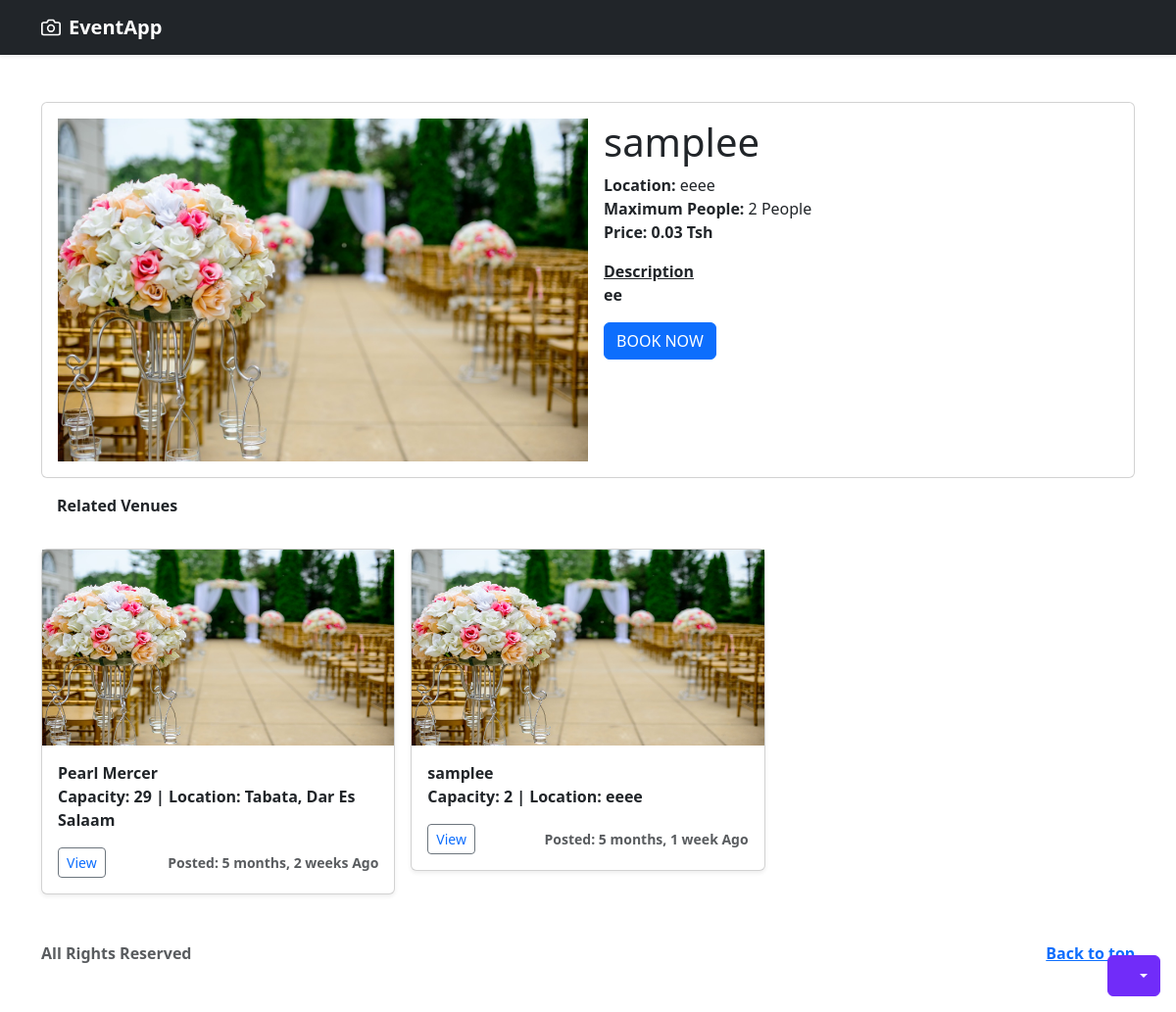
The page /venue/2/ on the database its author committed.
### event/models.py (models this page shows, shortened)
class Venue(models.Model):
    user = models.ForeignKey(User, on_delete=models.CASCADE, null=True, blank=True)
    name = models.CharField(max_length=100)
    description = models.TextField()
    location = models.CharField(max_length=255)
    capacity = models.PositiveIntegerField()
    price_per_hour = models.DecimalField(max_digits=10, decimal_places=2)
    available = models.BooleanField(default=True)
    photo = models.ImageField(upload_to='venue_photos/', blank=True, null=True)
    created_at = models.DateTimeField(auto_now_add=True)
    updated_at = models.DateTimeField(auto_now=True)
    contacts = models.CharField(max_length=250, null=True, blank=True)
    map_link = models.CharField(max_length=250, null=True, blank=True)
    facebook_link = models.CharField(max_length=250, null=True, blank=True)
    instagram_link = models.CharField(max_length=250, null=True, blank=True)
    pay_number = models.CharField(max_length=250, null=True, blank=True)

### event/views.py (the view)
# urls.py: path('venue/<str:id>/', views.venue, name='venue'),
def venue(request, id):
    venue = Venue.objects.get(id=id)
    venues =  Venue.objects.all()[:3]
    context = {
        'venue':venue,
        'venues': venues,
    }
    return render(request, 'venue.html', context)

### templates/venue.html (shortened to what this page needs)
{% extends 'base.html' %}
{% load static %}
{% block content %}
  <body>
    <div class="dropdown position-fixed bottom-0 end-0 mb-3 me-3 bd-mode-toggle">
        <button class="btn btn-bd-primary py-2 dropdown-toggle d-flex align-items-center"
                id="bd-theme"
                type="button"
                aria-expanded="false"
                data-bs-toggle="dropdown"
                aria-label="Toggle theme (auto)">
          <svg class="bi my-1 theme-icon-active" width="1em" height="1em"><use href="#circle-half"></use></svg>
        </button>
      </div>
    <header data-bs-theme="dark">
      <div class="navbar navbar-dark bg-dark shadow-sm">
        <div class="container">
          <a href="{% url 'home' %}" class="navbar-brand d-flex align-items-center">
            <strong>EventApp</strong>
          </a>
        </div>
      </div>
    </header>
    <main>
      <div class="container mt-5">
        <div class="card">
          <div class="card-body">
            <div class="d-flex">
              {% if venue.photo %}
              <img
                src="{{ venue.photo.url }}"
                height="350px"
                width="50%"
                alt="{{ venue.name }}"
              />
              {% else %}
              <img
              src="{% static 'images/event1.jpg' %}"
              height="350px"
              width="50%"
              alt="{{ venue.name }}"
            />
              {% endif %}
              <div class="p-3 pt-0">
                <h1>{{ venue.name }} </h1>
                <p><strong> Location: </strong> {{ venue.location }} <br>
                <strong>Maximum People: </strong>  {{ venue.capacity }} People<br><strong><strong> Price: </strong> {{ venue.price_per_hour }} Tsh</p>
                <u ><strong> Description </u></strong><br>
                  {{ venue.description }}
                  <button  type="button" class="btn btn-primary" data-bs-toggle="modal" data-bs-target="#confirmationModal">BOOK NOW</a>
                  </button>
              </div>
            </div>
          </div>
        </div>
        <p class="p-3">Related Venues</p>
        <div class="row row-cols-1 row-cols-sm-2 row-cols-md-3 g-3">
            {% for venue in venues %}
            <div class="col">
              <div class="card shadow-sm">
                {% if venue.photo %}
                <img src="{{ venue.photo.url }}" alt="" height="200">
                {% else %}
                <img src="{% static 'images/event1.jpg' %}" alt=""  height="200">
                {% endif %}
                <div class="card-body">
                  <p class="card-text">{{ venue.name }} <br> <strong>Capacity:</strong> {{ venue.capacity }} | <strong>Location:</strong>  {{ venue.location }}</p>
                  <div class="d-flex justify-content-between align-items-center">
                    <div class="btn-group">
                      <button type="button" class="btn btn-sm btn-outline-secondary"><a class="text-decoration-none" href="{% url 'venue' venue.id %}">View</a></button>
                    </div>
                    <small class="text-body-secondary">Posted: {{ venue.created_at | timesince }} Ago</small>
                  </div>
                </div>
              </div>
            </div>
            {% endfor %}
          </div>
      </div>
    </main>
    <footer class="text-body-secondary py-5">
      <div class="container">
        <p class="float-end mb-1">
          <a href="#">Back to top</a>
        </p>
        All Rights Reserved
      </div>
    </footer>
  </body>
  {% endblock content %}

### static/style.css (style rules this page uses)
.bi { vertical-align: -.125em; fill: currentColor; }
.btn-bd-primary { --bd-violet-bg: #712cf9; --bd-violet-rgb: 112.520718, 44.062154, 249.437846; --bs-btn-font-weight: 600; --bs-btn-color: var(--bs-white); --bs-btn-bg: var(--bd-violet-bg); --bs-btn-border-color: var(--bd-violet-bg); --bs-btn-hover-color: var(--bs-white); --bs-btn-hover-bg: #6528e0; --bs-btn-hover-border-color: #6528e0; --bs-btn-focus-shadow-rgb: var(--bd-violet-rgb); --bs-btn-active-color: var(--bs-btn-hover-color); --bs-btn-active-bg: #5a23c8; --bs-btn-active-border-color: #5a23c8; }
.bd-mode-toggle { z-index: 1500; }

### rows shown on the page
Venue: name "samplee", location "eeee", capacity "2", price_per_hour "0.03", description "ee", created_at "5 months, 1 week"
Venue: name "Pearl Mercer", capacity "29", location "Tabata, Dar Es Salaam", created_at "5 months, 2 weeks"
